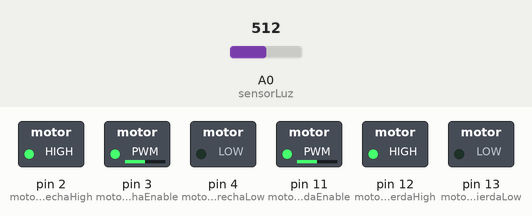
This sketch was run on a simulated Arduino Uno, built with avr-gcc and run on an emulated ATmega328P. Shown: switched loads named in the sketch (green lamp = pin HIGH). The inputs (shaded band) are chosen by the test bench; at power-on: A0 (sensorLuz) = 512.

Above: at 1.2 s.
1.3 s: A0 (sensorLuz) set to 716
At 2.4 s:
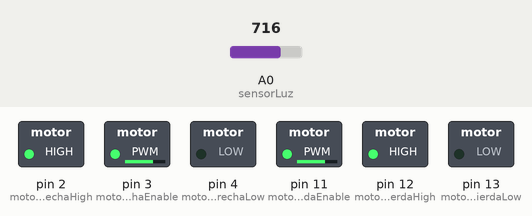
2.8 s: A0 (sensorLuz) set to 900
At 3.6 s:
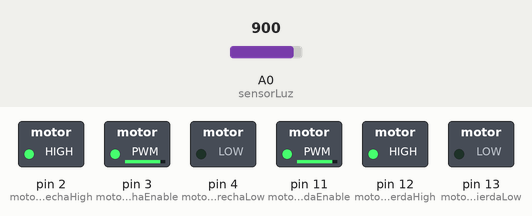
4.3 s: A0 (sensorLuz) set to 122
At 4.7 s:
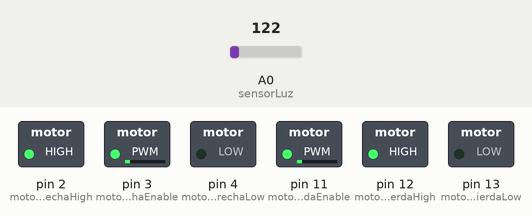
5.8 s: A0 (sensorLuz) set to 0
At 7.0 s:
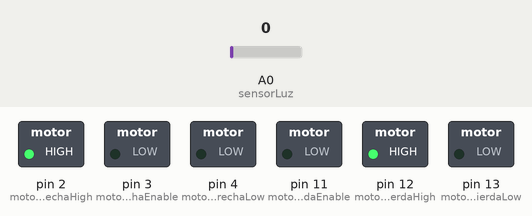
7.3 s: A0 (sensorLuz) set to 511
At 8.2 s:
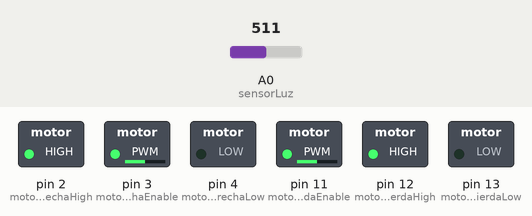
Timing chart, 0 to 9.8 s (numbered marks = the images above; inputs shaded):
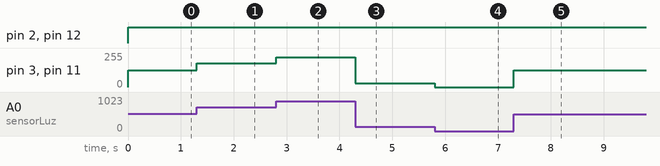

Measured:
- after the input at 1.3 s, pin 3 (motorDerechaEnable), pin 11 (motorIzquierdaEnable): 127/255 → 178/255 at once
- after the input at 2.8 s, pin 3 (motorDerechaEnable), pin 11 (motorIzquierdaEnable): 178/255 → 224/255 at once
- after the input at 4.3 s, pin 3 (motorDerechaEnable), pin 11 (motorIzquierdaEnable): 224/255 → 30/255 at once
- after the input at 5.8 s, pin 3 (motorDerechaEnable), pin 11 (motorIzquierdaEnable): 30/255 → 0/255 at once
- after the input at 7.3 s, pin 3 (motorDerechaEnable), pin 11 (motorIzquierdaEnable): 0/255 → 127/255 at once

The sketch:

Mapeo_Motor.ino
```cpp
//Christian Alexander Tello Ruiz
//Jesus Haans Lopez Hernandez


//asignaciones
//Pines del SensorInfrarrojo
int sensorLuz = A0;
//valor del sensorInfrarrojo
long valorLuz;
//Pines de los Motores
int motorDerechaHigh = 2;
int motorDerechaEnable = 3;
int motorDerechaLow = 4;
int motorIzquierdaHigh = 12;
int motorIzquierdaEnable = 11;
int motorIzquierdaLow = 13;
//pines del Sensor Ultrasonico
int sensorUltrasonicoEcho = 8;
int sensorUltrasonicoTrigger = 7;
// variable para el sensorUltrasonico
long tiempo;
//tiempo que queremos cuando un objeto este a 20 cm
long tiempoObjetivo=20*58;
// timeOut para desechar cosas que esten mas alla del rango del nuestro sensor
long timeOut=400*58;


void setup() {
  // put your setup code here, to run once:
  pinMode(sensorLuz, INPUT);
  pinMode(motorDerechaHigh, OUTPUT);
  pinMode(motorDerechaLow, OUTPUT);
  pinMode(motorDerechaEnable, OUTPUT);
  pinMode(motorIzquierdaHigh, OUTPUT);
  pinMode(motorIzquierdaLow, OUTPUT);
  pinMode(motorIzquierdaEnable, OUTPUT);
  pinMode(sensorUltrasonicoEcho, INPUT);
  pinMode(sensorUltrasonicoTrigger, OUTPUT);

}

void loop() {
  // put your main code here, to run repeatedly:
  valorLuz = analogRead(sensorLuz);
  valorLuz = map(valorLuz, 0, 1023, 0, 255);
  analogWrite(motorDerechaEnable, valorLuz);
  analogWrite(motorIzquierdaEnable, valorLuz);
  digitalWrite(motorDerechaHigh,HIGH);
  digitalWrite(motorDerechaLow,LOW);
  digitalWrite(motorIzquierdaHigh,HIGH);
  digitalWrite(motorIzquierdaLow,LOW);
}
```
